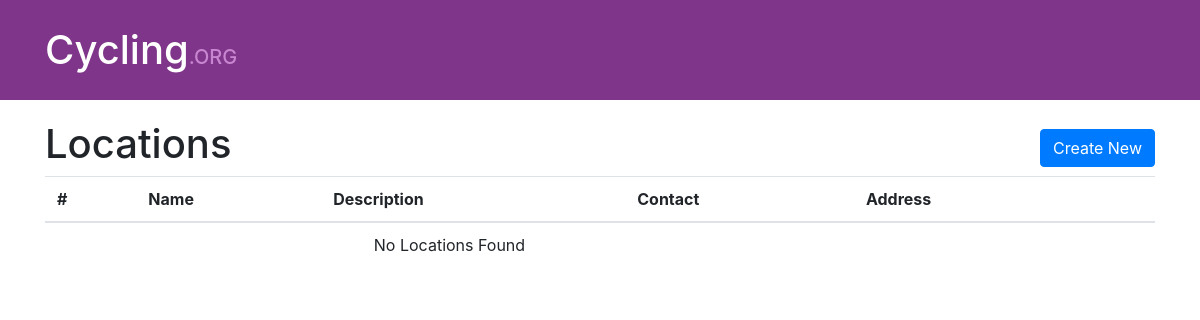
The page /locations/ on the database as committed earlier.
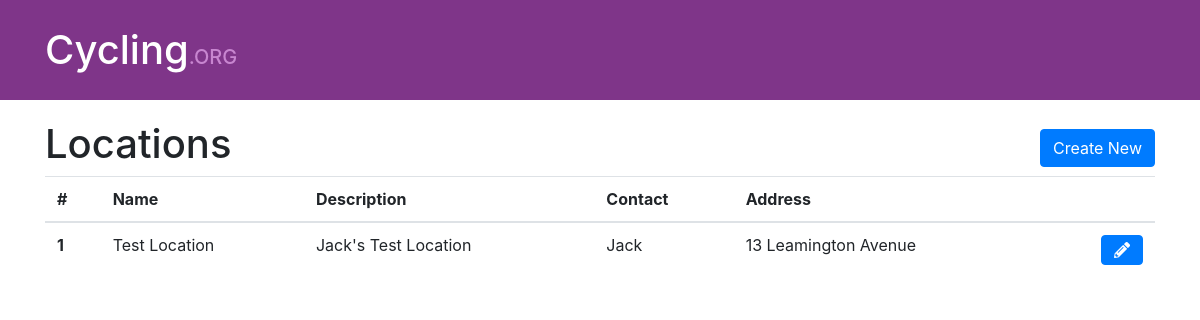
The same page on the database as committed later.
### app/models.py (models this page shows)
class Base(db.Model):
    __abstract__ = True
    id = Column(Integer, primary_key=True, nullable=False, autoincrement=True)
    date_created = Column(DateTime, default=func.current_timestamp())
    date_modified = Column(DateTime, default=func.current_timestamp())
    status = Column(Integer, default=0)

class EventLocation(Base):
    __tablename__ = "event_location"
    name = Column(String(256), nullable=False, unique=True)
    description = Column(String(512))
    contact_name = Column(String(512))
    contact_email_address = Column(String(512))
    contact_telephone1 = Column(String(64))
    contact_telephone2 = Column(String(64))
    address_id = Column(Integer, ForeignKey("address.id"))
    address = relationship("Address")

class Address(Base):
    __tablename__ = "address"
    line1 = Column(String(256))
    line2 = Column(String(256))
    line3 = Column(String(256))
    county = Column(String(256))
    postcode = Column(String(256))

### app/controllers/location.py (the view)
@app.route("/locations/")
def list_location():
    items = api.list(EventLocation, False)
    if not items and api.erred:
        Alert.bad(api.error)
    return render_template("location/list.html", items=items)

### app/api.py (called while the page is built)
    def clear_error(self):
        self.error = None
        self.erred = False

    def list(self, table, assume_exists=False):
        self.clear_error()
        try:
            items = table.query.filter((table.status == 0)).all()
            if not items and assume_exists:
                self.set_error("list {} failed; none found".format(table))
            return items
        except Exception as e:
            self.set_error("list {} failed; {}".format(table, str(e)))
            return None

### app/templates/location/list.html
{% extends "list_master.html" %}
{% block title %}Locations{% endblock %}
{% block controller %}locations{% endblock %}
{% block headers %}
    <th scope="col">#</th>
    <th scope="col">Name</th>
    <th scope="col">Description</th>
    <th scope="col">Contact</th>
    <th scope="col">Address</th>
    <th scope="col"></th>
{% endblock %}
{% block columns %}
    {% if items %}
        {% for item in items %}
        <tr>
            <th scope="row">{{item.id}}</th>
            <td>{{item.name}}</td>
            <td>{{item.description if item.description else ""}}</td>
            <td>{{item.contact_name if item.contact_name else ""}}</td>
            <td>{{item.address.line1 if item.address else ""}}</td>
            <td class="text-right">
                <a href="/{{self.controller()}}/{{item.id}}" class="btn btn-primary"><i class="fas fa-pencil-alt"></i></a>
            </td>
        </tr>
        {% endfor %}
    {% endif %}
{% endblock %}

### app/templates/list_master.html (shortened to what this page needs)
{% extends "master.html" %}
{% block content %}
<div class="d-flex justify-content-between align-items-center">
    <h1>{{self.title()}}</h1>
    <div>
        <a href="/{{self.controller()}}/create" class="btn btn-primary">Create New</a>
    </div>
</div>
<div>
    <table class="table table-hover">
        <thead>
            {% block headers %}{% endblock %}
        </thead>
        <tbody>
            {% if items %}
                {% block columns %}{% endblock %}
            {% else %}
                <tr>
                    <td colspan="4" class="text-center">No {{self.title()}} Found</td>
                </tr>
            {% endif %}
        </tbody>
    </table>
</div>
{% endblock %}

### app/templates/master.html (shortened to what this page needs)
<html>
    <head>
        <link rel="stylesheet" href="https://stackpath.bootstrapcdn.com/bootstrap/4.1.3/css/bootstrap.min.css">
        <link rel="stylesheet" href="https://use.fontawesome.com/releases/v5.5.0/css/all.css">
        <link rel="stylesheet" href="{{ url_for('static', filename='style/default.css')}}" />
        <link rel="stylesheet" href="https://ajax.googleapis.com/ajax/libs/jqueryui/1.12.1/themes/smoothness/jquery-ui.css">
    </head>
    <body>
        <div class="container-fluid cy-top-container">
            <div class="container cy-top-bar d-flex justify-content-between">
                <a href="/"><div><h1>Cycling</h1><h5>.ORG</h5></div></a>
            </div>
        </div>
        <div class="container cy-content">
            {%block content%}{%endblock%}
        </div>
    </body>
</html>

### app/static/style/default.css (style rules this page uses)
.cy-top-bar { height:100px; }
.cy-top-bar h1, .cy-top-bar h5 { line-height: 100px; vertical-align: baseline; display: inline-block; }
.cy-top-bar h5 { color: #c886d0; }
.cy-top-container { background-color: #7f3589; color:white; }
.cy-top-bar a { color:white; }
.cy-content { margin-top: 20px; }

Rows that differ between the two databases and show on the page:
added EventLocation: id "1", name "Test Location", description "Jack's Test Location", contact_name "Jack", address "13 Leamington Avenue"
Other text that changed with them:
text no longer shown: "Locations Locations No Found"
text now shown: "Locations"
